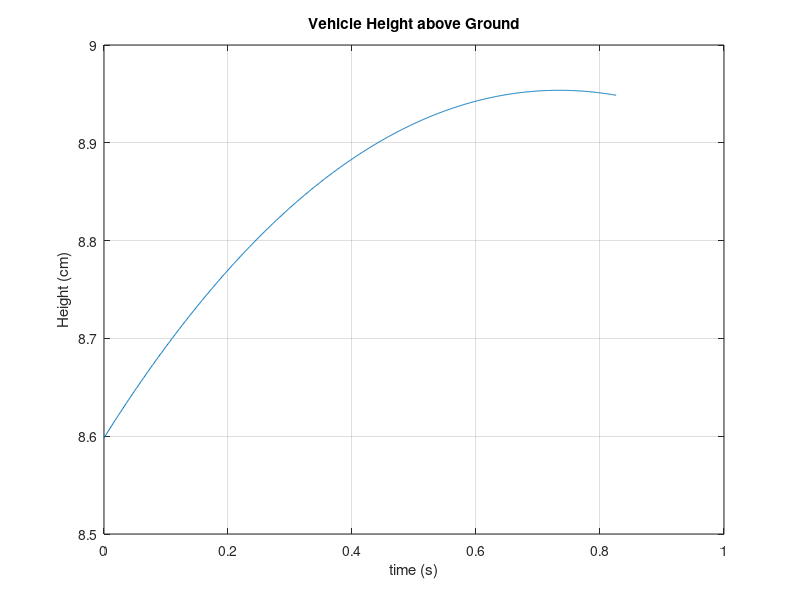
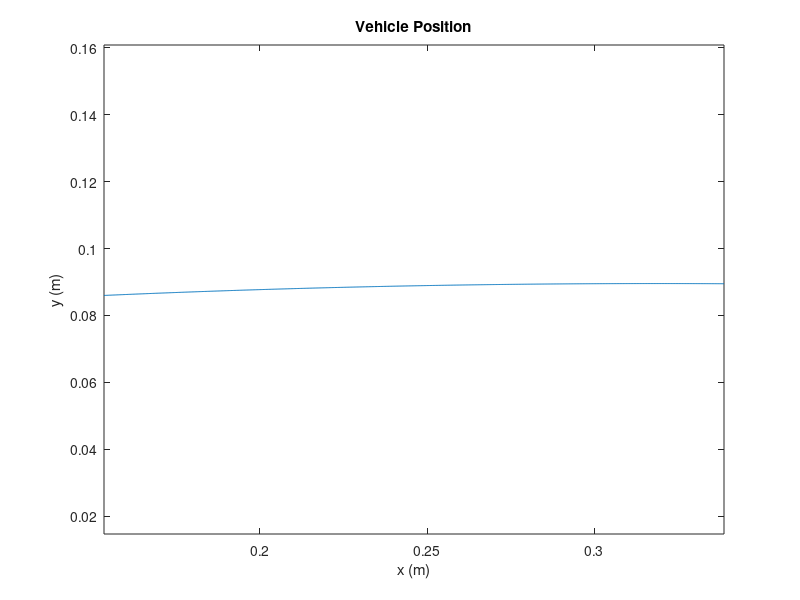
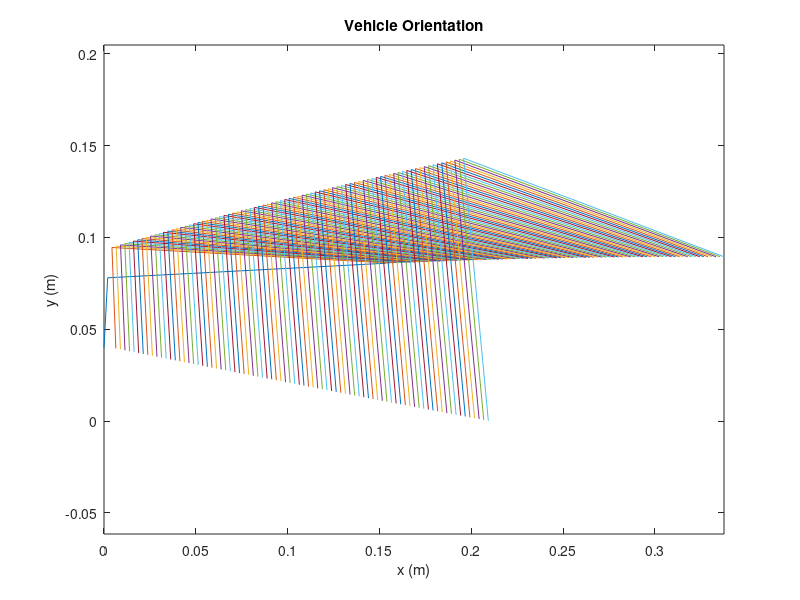
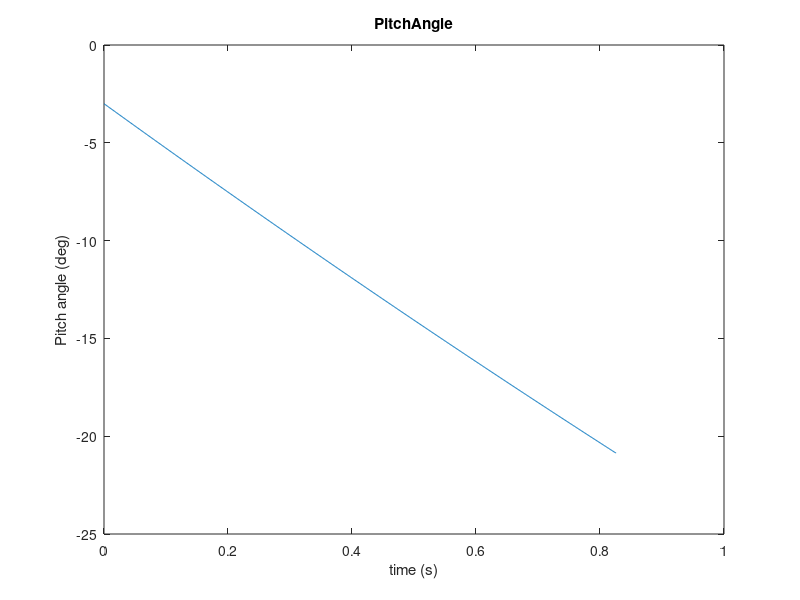

These charts were generated, in order, by the following MATLAB code:
%Matthew perkins
%simulation of skatebot glide phase with given inital conditions.

%Skate modeling script
clc;clear;%close all;
load SWliftdragdata.mat
load relativetipmotion12_5.mat

%assumptions
%no friction force from tail during glide phase
%y reference starts at height of mount at rest. all references from
%assume constant angle of attack for now
%initial conditions are known

%skate constant values
gravity=-9.81;                                  %acceleration due to gravity (m/s^2)
dwater=1000;                                    %Density of water (kg/m^3)
motorvoleng=pi*2.875^2/4*5.5;                   %volume of motor housing
vehvoleng=632.88;                               %displacement of the vehicle (in^3)
vehvolmet=vehvoleng*1.6387*10^-5;               %displacement of vehicle(m^3)
buoyforce=-vehvolmet*dwater*gravity;            %buoyant force on vehicle
buoydist=.01189;                                %distance of buoyant force from cg (m)
vehiclemass=10.1687;                            %total mass of vehicle in kg
additionalmass=1.53-.34;                        %additional ballast (kg)
totalmass=vehiclemass+additionalmass;
gravforce=totalmass*gravity;
dragcoeff=1.72;                                 %calculated from SW flow sim
crossarea=.02135;                               %cross sectional area of bottom of vehicle(m^2)
IZZ=.31873;                                     %rotational moment of inertia (Kg*m^2)
mountcgdifx=0.151638;                           %distance between cg and mountlocation (m)
mountcgdify=1.5*2.54/100;                       %vertical distance between cg and mount loc (m)


%assuming constant angle of attack
AoA=1;  %angle of attack
Fl1=interp1(SWdatastruct.AoA.data,SWdatastruct.lift.data,AoA,'linear','extrap'); %lift force at one BL/s at current AoA
if Fl1<0
    Fl1=0;
end
Fd1=interp1(SWdatastruct.AoA.data,SWdatastruct.drag.data,AoA,'linear','extrap'); %drag force at one BL/s at current AoA
V1=.7112*cosd(AoA); %horizontal velocity of flow test (m/s)

%dimensions of approximate ellipsoid for added mass force
%calculations
a=.35;              %forward radius (m)
b=.07;              %vertical radius(m)
c=.305;             %side radius (m)
radfunC= @(intx) (dwater*pi)*(1-intx.^2/a)*c;
Vertaddedmass=2*integral(radfunC,0,a);  %ellipsoid approximation

radfunC2= @(intx2) intx2.^2.*(dwater*pi).*(1-intx2.^2/a)*c;
m66=integral(radfunC2,-a,a);

%Vertaddedmass=dwater*pi*a^2;       %flat plate approximation  
%Vertaddedmass=0


%% simulation
dt=.001;                            %time step
time=0:dt:1.5;                        %time vector (s)

%initial conditions
pitchangle=-3;  %deg
i=0;
mountx=0;
mounty=.04;
midx=mountx+abs(sind(pitchangle)*mountcgdify);
midy=mounty+cosd(pitchangle)*mountcgdify*-sign(pitchangle);
x=mountx+(cosd(pitchangle)*mountcgdifx+abs(sind(pitchangle)*mountcgdify));
y=mounty+(sind(pitchangle)*mountcgdifx*sign(pitchangle)+cosd(pitchangle)*mountcgdify*-sign(pitchangle));
Vx=.23;
Vy=.01;
Ax=0;
Ay=0;
phase=0;
u=abs(cosd(pitchangle)*Vx)+sind(pitchangle)*Vy;
v=-sign(pitchangle)*abs(sind(pitchangle)*Vx)+abs(cosd(pitchangle))*Vy;
r=-.4;
udot=0;
vdot=0;
rdot=0;



%initialize save variables
xsave=[x];
ysave=[y];
Vxsave=[Vx];
Vysave=[Vy];
Axsave=[Ax];
Aysave=[Ay];
phasesave=[phase];
liftsave=[0];
usave=[u];
vsave=[v];
udotsave=[udot];
vdotsave=[vdot];
rsave=[r];
rdotsave=[rdot];
mountxsave=mountx;
mountysave=mounty;
pitchanglesave=pitchangle;
midxsave=midx;
midysave=midy;

running=1;
t=0;
time=[t];
while running==1;
    i=i+1;
    t=t+dt;
    time=[time,t];
    
    if y>0 &&mounty>0
        % Skate is gliding%%%%%%%%%%%%%%%%%%
        % forces
        liftforce= u^2*Fl1/V1^2;  %lift force at current speed
        vertFd=.5*dwater*dragcoeff*crossarea*-v;                  %vertical drag force.
        vertFd=0;
        horizFd=-u^2*Fd1/V1^2;

        %accelerations
%         Ax=(horizFd/(totalmass));                              %horizontal acceleration
%         Ay=(buoyforce+gravforce+vertFd+liftforce)/(totalmass+Vertaddedmass); %vertical acceleration
         udot=(horizFd+totalmass*r*v)/totalmass;
         vdot=(buoyforce+gravforce+vertFd+liftforce-(totalmass+Vertaddedmass)*r*u)/(totalmass+Vertaddedmass);
         rdot=(buoyforce*buoydist*abs(cosd(pitchangle)))/(IZZ+m66);



        %update variables
        u=u+udot*dt;
        v=v+vdot*dt;
        r=r+rdot*dt;
        Vx=abs(cosd(pitchangle))*u+abs(sind(pitchangle))*v*-sign(pitchangle);
        Vy=abs(sind(pitchangle))*sign(pitchangle)*u+abs(cosd(pitchangle))*v;
        x=x+Vx*dt;
        y=y+Vy*dt;
        midx=x-cosd(pitchangle)*mountcgdifx;
        midy=y-sind(pitchangle)*mountcgdifx;
        mountx=x-(cosd(pitchangle)*mountcgdifx+sind(pitchangle)*mountcgdify*-sign(pitchangle));
        mounty=y+(sind(pitchangle)*mountcgdifx*-sign(pitchangle)-abs(cosd(pitchangle)*mountcgdify));
        pitchangle=pitchangle+r*dt*180/pi;
        phase=2;
    else
        %skate has hit the ground, stopping the vehicle
        phase=0;
        u=0;
        v=0;
        r=0;
        Vx=0;
        Vy=0;
        running=0;
    end
    
    %save variables
    xsave=[xsave,x];
    ysave=[ysave,y];
    Vxsave=[Vxsave,Vx];
    Vysave=[Vysave,Vy];
    Axsave=[Axsave,Ax];
    Aysave=[Aysave,Ay];
    liftsave=[liftsave,liftforce];
    phasesave=[phasesave,phase];
    usave=[usave,u];
    vsave=[vsave,v];
    udotsave=[udotsave,udot];
    vdotsave=[vdotsave,vdot];
    rsave=[rsave,r];
    rdotsave=[rdotsave,rdot];
    mountxsave=[mountxsave,mountx];
    mountysave=[mountysave,mounty];
    pitchanglesave=[pitchanglesave,pitchangle];
    midxsave=[midxsave,midx];
    midysave=[midysave,midy];
    
    %update time
    
    
end


xtravel=xsave(end);
xsaveeng=39.37*xsave;
ysaveeng=39.37*ysave;

figure
plot(time,ysave*100)
title('Vehicle Height above Ground')
xlabel('time (s)')
ylabel('Height (cm)')
grid on

dx=0.46355;     %distance from nose to leg mount
recordedtimes=[2+18/30,2+24/30,2+8/30,1+29/30,2+5/30,2+25/30,2+16/30,2+23/30];
recordedspeeds=dx./recordedtimes;

% subplot(suba,1,4)
% title('1=launch phase, 2=glide phase')
% plot(time,phasesave(2:end))

% figure
% subplot(2,1,1)
% title('Accelerations')
% plot(time,Aysave(2:end))
% xlabel('time (s)')
% ylabel('acceleration (m/s^2)')
% legend('Y direction')

%
figure
plot(xsave,ysave)
xlabel('x (m)')
ylabel('y (m)')
title('Vehicle Position')
axis equal

figure
for ii=1:10:length(xsave)
orientationx=[xsave(ii);midxsave(ii);mountxsave(ii)];
orientationy=[ysave(ii);midysave(ii);mountysave(ii)];
plot(orientationx,orientationy);
xlabel('x (m)')
ylabel('y (m)')
title('Vehicle Orientation')
axis equal
hold on
end

figure
plot(time,pitchanglesave)
xlabel('time (s)')
ylabel('Pitch angle (deg)')
title('PitchAngle')

figure
plot(time,rsave)
title('Pitch')
xlabel('time (s)')
ylabel('rad/s')


